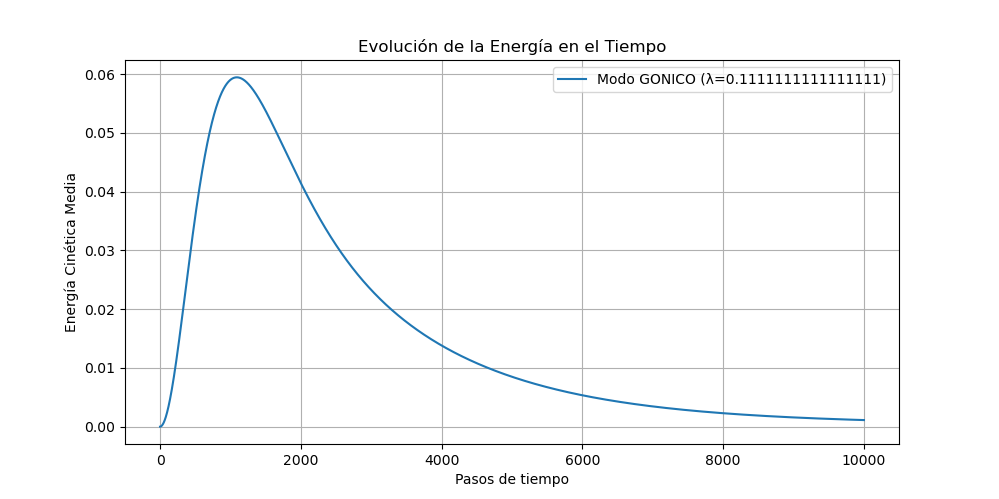

Reproduce this figure in Python.
import numpy as np
import matplotlib.pyplot as plt
import time

# 1. PARÁMETROS DE LA PRUEBA DEFINITIVA
Nx, Ny = 128, 128 # Malla ligeramente menor para velocidad en 10k pasos
Lx, Ly = 600.0, 600.0
dx, dy = Lx/Nx, Ly/Ny
g, nu = 9.81, 0.01
dt = 0.005
pasos = 10000

# Cambia esto para probar:
# lambd = 1/9  # MODO GÓNICO (Estable)
# lambd = 0    # MODO SI (Probable Colapso)
modo = "GONICO" # Cambia a "SI" para la comparativa
lambd = 1/9 if modo == "GONICO" else 0

# Inicialización
h = 1.0 + 5.0 * np.exp(-((np.linspace(0,Lx,Nx)[:,None]-Lx/2)**2 + (np.linspace(0,Ly,Ny)-Ly/2)**2) / 1000)
u, v = np.zeros((Nx, Ny)), np.zeros((Nx, Ny))
energia_hist = []

print(f"Iniciando Modo {modo} con {pasos} pasos...")

try:
    for n in range(pasos):
        # Derivadas (Diferencias centrales)
        h_x = (np.roll(h, -1, 0) - np.roll(h, 1, 0)) / (2*dx)
        h_y = (np.roll(h, -1, 1) - np.roll(h, 1, 1)) / (2*dy)
        u_x = (np.roll(u, -1, 0) - np.roll(u, 1, 0)) / (2*dx)
        v_y = (np.roll(v, -1, 1) - np.roll(v, 1, 1)) / (2*dy)

        # Navier-Stokes Gónico / SI
        u_new = u + dt * (-g*h_x + nu*((np.roll(u,-1,0)+np.roll(u,1,0)-2*u)/dx**2) - lambd*u)
        v_new = v + dt * (-g*h_y + nu*((np.roll(v,-1,1)+np.roll(v,1,1)-2*v)/dy**2) - lambd*v)
        h_new = h + dt * (-(h*u_x + h*v_y))

        h, u, v = h_new, u_new, v_new

        # Registro de energía cinética media
        e_k = np.mean(0.5 * (u**2 + v**2))
        energia_hist.append(e_k)

        if np.isnan(e_k) or e_k > 1e10:
            print(f"¡COLAPSO DETECTADO en paso {n}! Energía fuera de control.")
            break

        if n % 1000 == 0:
            print(f"Paso {n}: Energía = {e_k:.8f}")

except Exception as e:
    print(f"Error en la simulación: {e}")

# Graficar el comportamiento de la energía
plt.figure(figsize=(10, 5))
plt.plot(energia_hist, label=f"Modo {modo} (λ={lambd})")
plt.title("Evolución de la Energía en el Tiempo")
plt.xlabel("Pasos de tiempo")
plt.ylabel("Energía Cinética Media")
plt.grid(True)
plt.legend()
plt.show()
